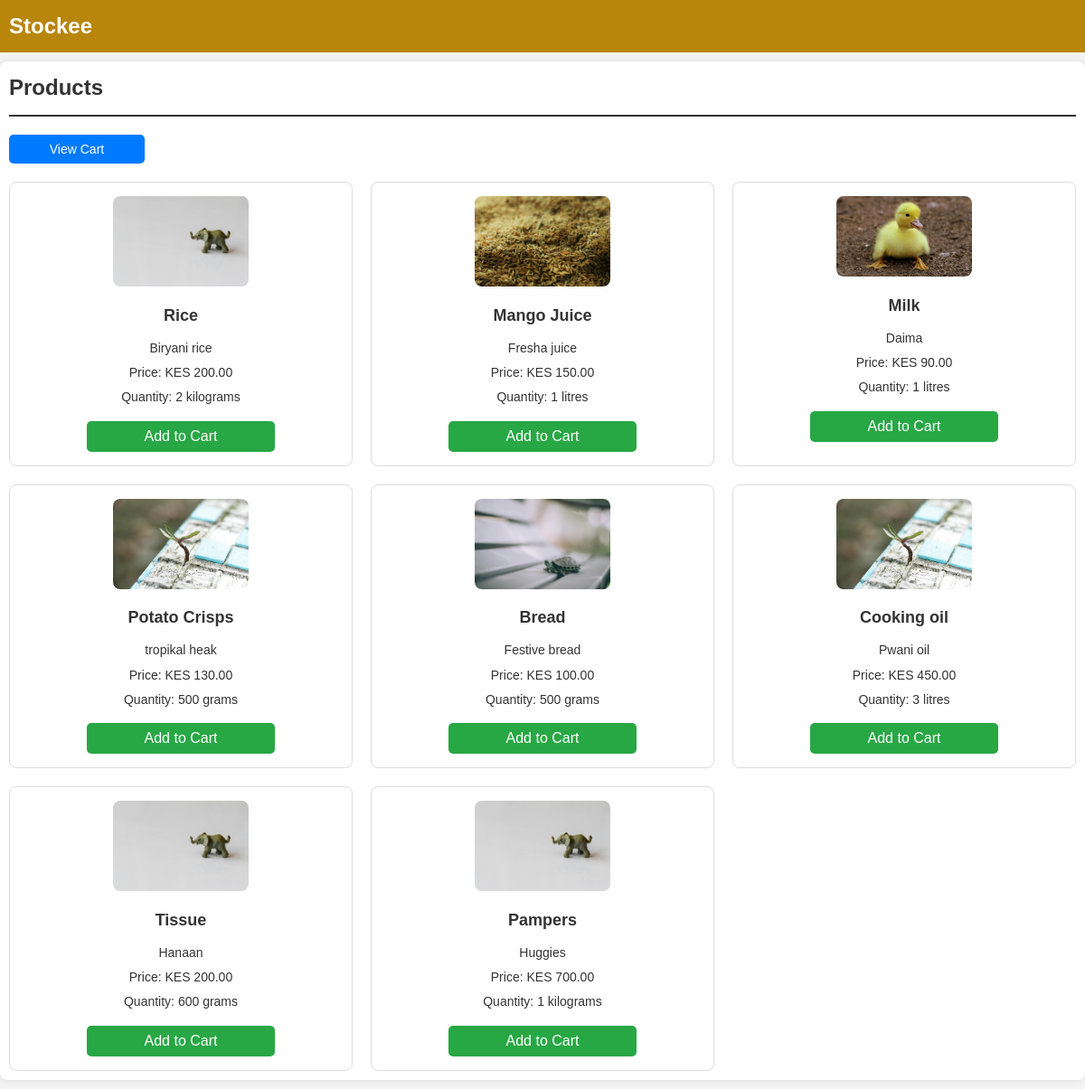
The page / on the database its author committed.
### models.py (models this page shows, shortened)
class InventoryItem(db.Model):
    __tablename__ = 'inventory_item'
    id = db.Column(db.Integer, primary_key=True)
    name = db.Column(db.String(150), nullable=False)
    quantity = db.Column(db.String(50), nullable=False)
    unit = db.Column(db.String(50), nullable=False)
    price = db.Column(db.Float, nullable=False)
    description = db.Column(db.String(255), nullable=True)
    stock = db.Column(db.Integer, default=0)
    image = db.Column(db.String(100), nullable=True)  # New field to store image filename

### app.py (the view)
@app.route('/')
def products():
    items = InventoryItem.query.all()
    return render_template('products.html', items=items)

### app.py (called while the page is built)
@app.before_request
def before_request():
    if 'cart' not in session:
        session['cart'] = {}  # Initialize cart as a dictionary

@app.template_filter('currency')
def currency_format(value, currency="KES"):
    if not isinstance(value, (int, float)):
        return value  # Return the value unchanged if it's not a number
    return f"{currency} {value:,.2f}"

### templates/products.html (shortened to what this page needs)
<!DOCTYPE html>
<html lang="en">
<head>
    <link rel="stylesheet" href="{{ url_for('static', filename='css/style.css') }}">
</head>
<body>
    <header>
    <div class="logo-header">
        Stockee
    </div>
    </header>
    <main>
        <h2>Products</h2>
        <a href="{{ url_for('cart') }}" class="cart-button">View Cart</a>
        <div class="products-grid">
            {% for item in items %}
            <div class="product-card">
                {% if item.image %}
                <img src="{{ url_for('static', filename='images/' + item.image) }}" alt="{{ item.name }}" class="product-image">
                {% else %}
                <img src="{{ url_for('static', filename='images/default.jpg') }}" alt="Default Image" class="product-image">
                {% endif %}
                <h3>{{ item.name }}</h3>
                <p>{{ item.description }}</p>
                <p>Price: {{ item.price|currency }}</p>
                <p>Quantity: {{ item.quantity }} {{ item.unit }}</p>
                <form action="{{ url_for('add_to_cart', item_id=item.id) }}" method="POST">
                    <button type="submit">Add to Cart</button>
                </form>
            </div>
            {% endfor %}
        </div>
    </main>
</body>
</html>

### static/css/style.css (style rules this page uses)
* { margin: 0; padding: 0; box-sizing: border-box; }
body { font-family: Arial, Helvetica, sans-serif; background-color: beige; color: black; }
header { display: flex; justify-content: space-between; align-items: center; padding: 10px 20px; background-color: darkgoldenrod; color: wheat; }
main { margin-left: 220px; padding: 20px; padding-top: 60px; }
button { width: 100%; padding: 10px; background-color: aquamarine; color: black; border: none; border-radius: 5px; cursor: pointer; font-size: 16px; }
a { color: black; }

### templates/products.html (style rules this page uses)
body, h2, table { margin: 0; padding: 0; }
body { font-family: Arial, sans-serif; line-height: 1.6; background-color: #f4f4f4; color: #333; }
header { background: darkgoldenrod; color: #fff; padding: 10px 0; text-align: center; }
main { width: 100%; max-width: 1580px; margin: 10px auto; padding: 10px; background: #fff; border-radius: 8px; box-shadow: 0 0 10px rgba(0,0,0,0.1); }
h2 { border-bottom: 2px solid #333; padding-bottom: 10px; margin-bottom: 20px; font-size: 24px; }
.logo-header { font-size: 24px; font-weight: bold; padding-left: 10px; }
.cart-button { display: inline-block; margin-bottom: 20px; padding: 5px 10px; background: #007bff; color: #fff; text-decoration: none; border-radius: 5px; font-size: 14px; width: auto; max-width: 150px; text-align: center; box-sizing: border-box; }
.products-grid { display: grid; grid-template-columns: repeat(4, 1fr); gap: 20px; margin: 0 auto; max-width: 1200px; }
.product-card { background: #fff; border: 1px solid #ddd; border-radius: 8px; padding: 15px; text-align: center; transition: box-shadow 0.3s ease; box-sizing: border-box; }
.product-card img { width: 100%; max-width: 150px; height: auto; border-radius: 8px; object-fit: cover; margin: 0 auto; }
.product-card h3 { font-size: 18px; margin: 10px 0; }
.product-card p { margin: 5px 0; font-size: 14px; }
.product-card button { background: #28a745; color: #fff; border: none; padding: 8px 16px; border-radius: 5px; cursor: pointer; margin-top: 10px; width: 60%; }
form { display: inline; }
@media (max-width: 1600px) { .products-grid { grid-template-columns: repeat(3, 1fr); } }
@media (max-width: 1600px) { .cart-button { width: 100%; text-align: center; } }

### rows shown on the page
InventoryItem: image (picture), name "Rice", description "Biryani rice", price "KES 200.00", quantity "2", unit "kilograms"
InventoryItem: image (picture), name "Mango Juice", description "Fresha juice", price "KES 150.00", quantity "1", unit "litres"
InventoryItem: image (picture), name "Milk", description "Daima", price "KES 90.00", quantity "1", unit "litres"
InventoryItem: image (picture), name "Potato Crisps", description "tropikal heak", price "KES 130.00", quantity "500", unit "grams"
InventoryItem: image (picture), name "Bread", description "Festive bread", price "KES 100.00", quantity "500", unit "grams"
InventoryItem: image (picture), name "Cooking oil", description "Pwani oil", price "KES 450.00", quantity "3", unit "litres"
InventoryItem: image (picture), name "Tissue", description "Hanaan", price "KES 200.00", quantity "600", unit "grams"
InventoryItem: image (picture), name "Pampers", description "Huggies", price "KES 700.00", quantity "1", unit "kilograms"
